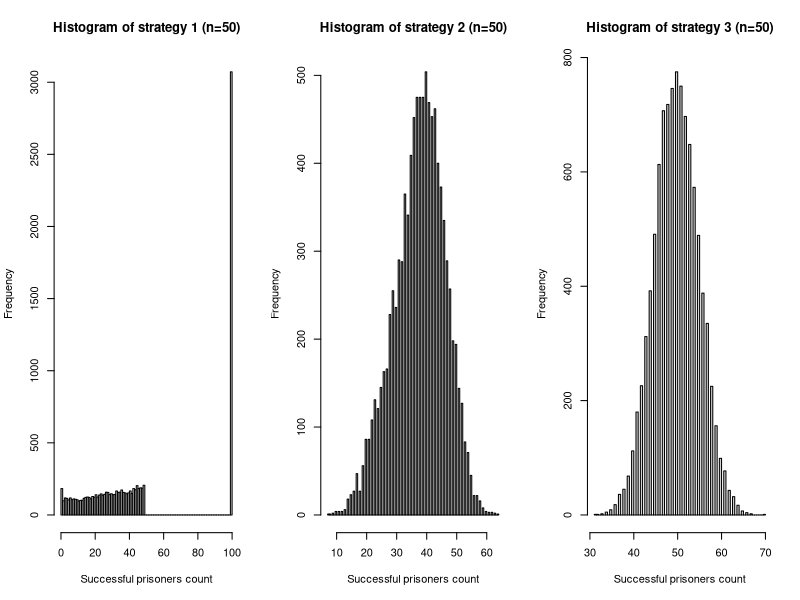
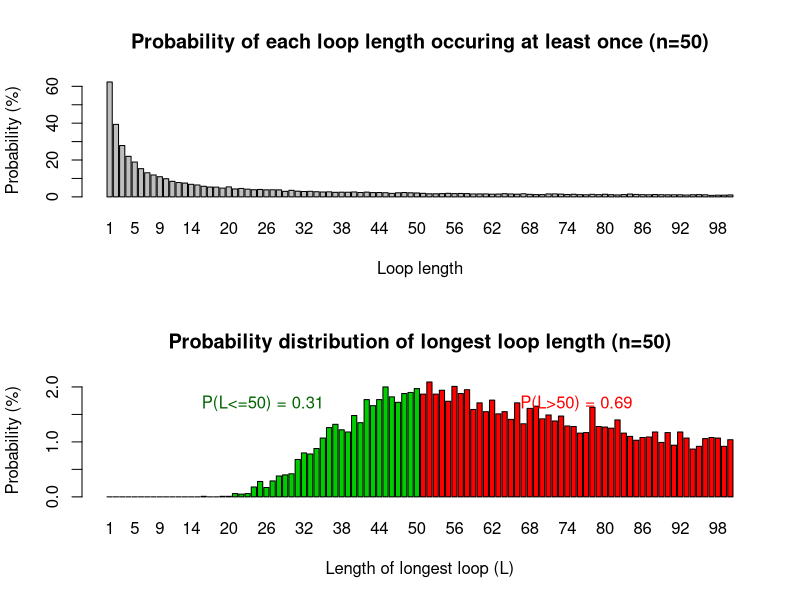

Write R code to recreate these figures, in order.
# Statistical Programming Coursework 2

# Members and contributions ----------------------------------------------------
## 1. Stefi Tirkova (s1713754) : Q4, Q5, Q6, comments
## 2. Passara Chanchotisatien (s2255740): Q1, Q2, Q3, Q4, comments

# GitHub repo:
# https://github.com/passaraink/practical2_statistical_programming

# CODE DESCRIPTION

# The purpose of this code is to stimulate the prisoner problem which is defined
# as follows (from coursework spec):
  # • 2n prisoners each have a unique prisoner number from 1 to 2n.
  # • The prison contains a room in which there are 2n boxes, each with a unique
  # number from 1 to 2n painted
  # on its lid.
  # • 2n cards, each printed with a unique number from 1 to 2n, are randomly
  # placed one in each box.
  # • The prisoners have the task of finding the card with their number on it by
  # opening a maximum on n boxes.
  # • After each prisoner’s go, the room is returned exactly to its original 
  # state and the prisoner is not allowed to
  # communicate with prisoners yet to have their go.
  # • If all prisoners succeed in finding their number, then they all go free.

# This code calculates the probability of prisoners going free if they follow one
# of 3 possible strategies (from coursework spec):
  # Strategy 1: The prisoner starts at the box with their number on it, opens it
  # and reads the number on the card: k, say. If k
  # is not their prisoner number, they go to box number k, open it and repeat the
  # process until they have either
  # found the card with their number on it, or opened n boxes without finding it.
  # Strategy 2: As strategy 1, but starting from a randomly selected box.
  # Strategy 3: They open n boxes at random, checking each card for their number.



is_successful <- function(n, pris_n, card_num, strategy) {
  # This function checks whether a prisoner is successful in finding their 
  # prisoner number or not
  
  # This is a helper function
  ## This function is called inside get_pall_success_vec and pone
  
  # @param n (integer): 2n is the number of prisoners/boxes/cards
  # @param pris_n (integer): current prisoner number
  # @param card_num (vector): of length 2n containing unique  random numbers form
  #        1 to 2n and represents the numbers on the card inside the boxes
  # @param strategy (integer): one of the 3 strategies to follow
  
  # @return an integer either 0 or 1, where 0 means that the prisoner was 
  # unsuccessful and 1 means the prisoner was successful in finding their number
  
  # in strategy 3, we generate a vector containing unique numbers from 1 to n 
  # (as prisoner can only open n boxes)
  if(strategy == 3) {
    # if their prisoner number is inside the vector, then it means they would 
    # have found their number the function returns 1 as they are successful
    if (pris_n %in% sample(card_num,n)){ return(1) }
    # if not, they were unsuccessful and the function returns 0
    else{ return(0)} 
  } 
  
  # at the start the prisoner has opened 0 boxes
  boxes_opened <- 0
  
  # intitialise the first box to open according to the strategy (1 or 2)
  current_box_num <- if (strategy == 1) pris_n 
                    else if (strategy == 2) sample(as.integer(2*n), 1)
  # as long as the number of boxes opened by the prisoner is less than n, the 
  # prisoner will continue opening the next box with the same number as the 
  # number written on the card
  while(boxes_opened < n) {
    # the prisoner finds the card with their prisoner number. This means they 
    # are successful and the function returns 1.
    if(card_num[current_box_num] == pris_n) { return(1) }
    # if the card inside the box they opened does not contain their prisoner 
    # number, they continue..
    # number of boxes opened is incremented by 1
    boxes_opened <- boxes_opened + 1
    # the prisoner next opens the box with the same number as the number they 
    # saw on the card
    current_box_num <- card_num[current_box_num]
  }
  # they have opened n boxes and still have not found their prisoner number; 
  # therefore, the function returns 0
  return (0)  
}



get_pall_success_vec <- function(n, strategy, nreps) {
  
  # simulates the prisoner problem nreps times and keeps track of how many 
  # successful prisoners are there in each trial
  
  # This is a helper function
  # This function is called inside pall
  
  # @param n (integer): 2n is the number of prisoners/boxes/cards in each 
  #                     simulation
  # @param strategy (integer): one of the 3 strategies to follow
  # @param nreps (integer): number of replicate simulations to run
  
  # @return success_vec (vector): consisting of nreps elements. The vector stores
  # how many prisoners successful found their number in each trial.
  
  # a vector to keep track of how many prisoners are successful in each trial
  success_vec <- rep(0,nreps)
  # declare a variable to store 2n
  two_n <- as.integer(n+n)
  
  # run the simulation nreps times
  for(i in 1:nreps){
    # randomly generated vector which stores the card numbers inside each box 
    # number (unique numbers from 1 to 2n)
    card_numbers <- sample(1:two_n)
    # a vector to store which prisoners were successful in each trial
    prisoners_success <- rep(1,two_n)
    # we do the following for each prisoner
    for(prisoner_num in 1:two_n){ 
      # if a prisoner is successful, the value inside prisoners_success at index
      # prisoners number is set to 1.If unsuccessful, it will be set to 0.
      prisoners_success[prisoner_num] <- is_successful(n, prisoner_num, 
                                                       card_numbers, strategy)
    }
    # calculate how many prisoners succeeded in current simulation by summing the
    # successes store that value in success_vec
    success_vec[i] <- sum(prisoners_success)
  }
  # return number of successful prisoners in each trial as a vector
  return(success_vec)
}



pone <- function(n, k, strategy, nreps) {
  # estimates the probability of a single prisoner finding their number by r
  # unning the simulation nreps times
  
  # @param n (integer): 2n is the number of prisoners/boxes/cards in each 
  #                     simulation
  # @param k (integer): current prisoner number
  # @param strategy (integer): one of the 3 strategies to follow
  # @param nreps (integer): number of replicate simulations to run
  
  # @return (double): the probability that a single prisoner succeeds in finding
  #                   their prisoner number
  
  # count successes across simulations 
  success_count <- 0
  
  # run simulation nreps times
  for(i in 1:nreps){
    # if the prisoner was successful, success count will be incremented by 1, 
    # else 0
    success_count <- success_count + is_successful(n,k,sample(1:as.integer(n+n)),
                                                   strategy)
  }
  # return the probability (number of successes divided by number of trials)
  return((success_count / nreps))
}



pall <- function(n, strategy, nreps) {
  # estimates the probability all prisoners find their number/ the probability 
  # that they all go free
  
  # @param n (integer): 2n is the number of prisoners/boxes/cards in each
  #                     simulation
  # @param strategy (integer): one of the 3 strategies to follow
  # @param nreps (integer): number of replicate simulations to run
  
  # @return probability_all_succeed (double): probability that all prisoners 
  # succeed in finding their number
  
  # get the number of successful prisoners in each trial of 1 to nreps trials
  success_vec <- get_pall_success_vec(n, strategy, nreps)
  # p_success = (number of simulations all prisoners succeed)/
  #             (number of simulations) 
  probability_all_succeed <- (length(success_vec[success_vec == as.integer(n+n)])
                              /nreps)
  # return the probability that all prisoners succeed in finding their number
  return(probability_all_succeed)
}



# Here, we estimate the individual and joint success probabilities for each strategy
# for when n = 5 and n = 50.

num_trials = 10000

# one prisoner succeeding in finding their number
print("Estimating the probability of a single prisoner succeeding:")
n = 5
print("n = 5")
cat("Strategy 1 resulted in probability of ", pone(n, 3, 1,num_trials), ".",sep="")
cat("Strategy 2 resulted in probability of ", pone(n, 3, 2,num_trials), ".",sep="")
cat("Strategy 3 resulted in probability of ", pone(n, 3, 3,num_trials), ".",sep="")

n = 50
cat("Strategy 1 resulted in probability of ", pone(n, 34, 1,num_trials), ".",sep="")
cat("Strategy 2 resulted in probability of ", pone(n, 34, 2,num_trials), ".",sep="")
cat("Strategy 3 resulted in probability of ", pone(n, 34, 3,num_trials), ".",sep="")


# all prisoners succeeding in finding their number
print("Estimating the probability of all prisoners succeeding:")
n = 5
cat("Strategy 1 resulted in probability of ", unlist(pall(n,1,num_trials)[1]), ".",sep="")
cat("Strategy 2 resulted in probability of ", unlist(pall(n,2,num_trials)[1]), ".",sep="")
cat("Strategy 3 resulted in probability of ", unlist(pall(n,3,num_trials)[1]), ".",sep="")

n = 50
cat("Strategy 1 resulted in probability of ", pall(n,1,num_trials), ".",sep="")
cat("Strategy 2 resulted in probability of ", pall(n,2,num_trials), ".",sep="")
cat("Strategy 3 resulted in probability of ", pall(n,3,num_trials), ".",sep="")


# In this section, we elaborate why the results are surprising.

## From running the simulations, we are able to see that one of the three strategies works
# surprisingly - strategy 1 which gives an approximate 31% chance of all
# prisoners succeeding in finding their numbers. 
# We found this surprising because we know that the probability of one prisoner succeeding is 0.5. 
# Say if n = 50, and if we were to think about this naively, to find the probability of all prisoners succeeding, 
# we would do the following calculation:
# P(success) = (0.5)^100 (where n = 50), 
# which would give us an extremely extremely low probability (almost zero). 
# That is why it is surprising to find out that there is a strategy that gives
# 31% chance of all prisoners succeeding. When we calculate the probability using the 3rd
# strategy, the probability of each prisoner succeeding is independent of each other. However,
# when we use Strategy 1, that is no longer the case.

# Below we can see the difference in probabilities and number of successful prisoners between 
# Strategy 1 and Strategy 3. We visualize the frequencies of each number of successful prisoners
# below for strategies 1, 2, and 3 in the form of histograms.

# save results to plot later
strategy_1_all50 <- get_pall_success_vec(n,1,num_trials)
strategy_2_all50 <- get_pall_success_vec(n,2,num_trials)
strategy_3_all50 <- get_pall_success_vec(n,3,num_trials)

# PLEASE MAKE SURE TO OPEN PLOTS IN LARGE ENOUGH WINDOW IN ORDER TO SEE THEM PROPERLY
# NOTE: these figures might be overwritten by later figures, please rerun following 4 lines if you want to see the figures again

par(mfrow=c(1,3))
hist(strategy_1_all50, breaks=100, xlab="Successful prisoners count", main = "Histogram of strategy 1 (n=50)")
hist(strategy_2_all50, breaks=100, xlab="Successful prisoners count", main = "Histogram of strategy 2 (n=50)")
hist(strategy_3_all50, breaks=100, xlab="Successful prisoners count", main = "Histogram of strategy 3 (n=50)")

# We see that in strategy 1, either all prisoners win together or the majority loses together.
# Whereas in strategy 3, it is half and half (mostly between 40-60 successful prisoners).





get_loop_len <- function(start_box, random_shuffle, boxes_is_visited){
  # computes the length of a loop in a random shuffling of cards in boxes given a starting box and
  # records which boxes have been visited during the loop
  
  # This is a helper function
  
  # @param start_box (integer): the first box in the loop to open
  # @param random_shuffle (integer vector): a random shuffling of cards in boxes 
  # @param boxes_is_visited (binary vector): vector of boxes visited so far, 
  #        0 or 1 at index x means box x has not or has been visited, respectively
  
  # @return (list): a list, where the first element is the length of the current loop 
  #         and the second is the updated vector of visited boxes that reflects all the newly visited boxes during the loop 
  
  loop_len <- 1
  boxes_is_visited[start_box] <- 1
  current_box <- start_box
  # iterate while the loop is not closed (i.e. the card in the current box is not the same as the number of the starting box)
  while (random_shuffle[current_box] != start_box){
    # update the current box number to the the number on the card in the previous box
    current_box <- random_shuffle[current_box]
    # increase loop length by 1
    loop_len <- loop_len + 1
    # update visited boxes
    boxes_is_visited[current_box] <- 1
  }
  return (list(loop_len, boxes_is_visited))
  
}




dloop <- function(n, nreps){
  # computes the probability that at a loop of length from 1 to 2n occurs at least once in a random shuffling of cards in boxes
  
  # @param n (integer): 2n is the number of prisoners/boxes/cards in each simulation
  # @param nreps (integer): number of replicate simulations to run
  
  # @return probs (double vector): vector of length 2n, where probs[x] is the probability of loop of length x occuring at least once
  
  
  # vector to store the number of simulations in which a loop of some length (from 1 to 2n) has been seen  
  loop_len_occurances <- rep(0,2*n)
  
  # run simulation nrep times and count occurances of each loop length
  for (i in 1:nreps){
    # binary vector to store if a loop length has occured in current simulation
    loop_len_occurs <- rep(0,2*n)
    # get a random suffling of cards from 1 to 2n 
    random_shuffle <- sample(1:(2*n))
    # binary vector to store which boxes have been visited by following the loops so far (as each box can appear in only one loop)
    boxes_is_visited <- rep(0,2*n)
    # choose a first box to open (any box would be fine to start with)
    start_box <- 1
    # while there are still some unvisited boxes, go through loops and compute their length
    while (sum(boxes_is_visited) != 2*n){
      # compute the length of current loop
      result <- get_loop_len(start_box, random_shuffle, boxes_is_visited)
      # update binary vector to reflect that current loop length has occured
      loop_len_occurs[unlist(result[1])] <-  1
      # update vector of visited boxes to relect the newly visited boxes during the current loop
      boxes_is_visited <- unlist(result[2])
      # choose a new start box by choosing the first non-visited box
      start_box <- which(boxes_is_visited == 0)[1]
    }
    # at the end of current simulation, add the occurred loop lengths to all the vector of all occurances 
    loop_len_occurances <- loop_len_occurances + loop_len_occurs
  }
  
  # convert counts to probabilites
  probs <- loop_len_occurances/nreps
  return (probs)
}

# Visualising probabilities for n=50
nreps = 10000
n = 50
probs <- dloop(n,nreps)

# PLEASE MAKE SURE TO OPEN PLOTS IN LARGE ENOUGH WINDOW IN ORDER TO SEE THEM PROPERLY
# NOTE: Following 2 figures overwrite previous ones, please rerun visualisation code if you want to see previous figures
par(mfrow=c(2,1))
barplot(probs*100, xlab="Loop length", ylab="Probability (%)", names.arg = c(1:100))
title("Probability of each loop length occuring at least once (n=50)")





longest_loop <- function(n, nreps){
  # A group of 2n prisoners will succeed with strategy 1 iff the longest loop is of length at most n
  # This function computes the probability distribution of longest loops
  
  # @param n (integer): 2n is the number of prisoners/boxes/cards in each simulation
  # @param nreps (integer): number of replicate simulations to run
  
  # @return (double vector): vector of length 2n, where vector[x] is the probability of loop of length x being the longest loop

  longest_loop_counts <- rep(0,2*n)
  # run simulation nrep times
  for (i in (1:nreps)){
    # get loop lengths that occur in a single simulation
    at_least_once_probs <- dloop(n, 1)
    # find longest loop (take the index of the last non-zero position in the at_least_once_probs vector)
    x <- tail(which(at_least_once_probs!= 0), 1)
    # update longest loop count
    longest_loop_counts[x] <- longest_loop_counts[x] + 1
  }
  # return vector of probabilities
  return (longest_loop_counts/nreps)
}


data_longest_loop <- longest_loop(50, 10000)


# probaility that longest loop is between 1 and 50 (aka. not longer than 50)
longest_50_prob <- sum(data_longest_loop[1:50])
cat("Probability that there is no loop longer than 50 is approximatelly ", longest_50_prob*100, "%.")
cat("This matches the result of our earlier simulation!")

# Visualising longest loop length probability distribution
# use different colours for values <=50 and >50
# PLEASE MAKE SURE TO OPEN PLOTS IN LARGE ENOUGH WINDOW IN ORDER TO SEE THEM PROPERLY
colours <- c(rep("green3",50), rep("red",50)) 
barplot(data_longest_loop*100, names.arg = c(1:100), col= colours, 
        xlab="Length of longest loop (L)", ylab="Probability (%)")
title("Probability distribution of longest loop length (n=50)")
text(x=30,y=1.7,labels="P(L<=50) = 0.31", col="darkgreen")
text(x=90,y=1.7,labels="P(L>50) = 0.69", col="red")

